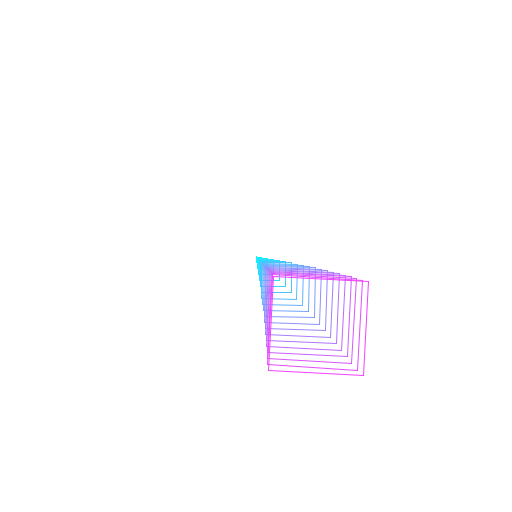
Frame 1 (no input)
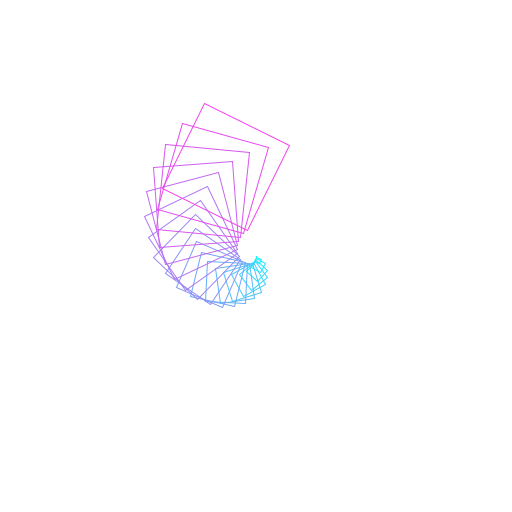
Frame 60 (the mouse pressed at the canvas centre just before this capture)
Frame 120 (the mouse held since frame 60 and released just before this capture): identical to frame 60, image omitted

The Processing sketch that drew these frames (run headless with seeded random() and noise(); from frame 60 on, the mouse is pressed at the canvas centre):

// Processing sketch: processing_103421
// ── processing_103421.pde

float time=0;
boolean stop=false;
void setup(){
  size(512,512);
  frameRate(25);
}

void draw(){
  if(!stop)doDraw();
  
}

void mousePressed(){
  stop=!stop;
  
}

void doDraw(){
  background(255);
  translate(width/2,height/2);
  noFill();
  time+=.003;
  for(int i=0; i<20; i++){
    stroke(i*255/20,255-i*10,255-i*5*time);
    rotate(time);
    rect(i,i,i*5,i*5);
  }
}
